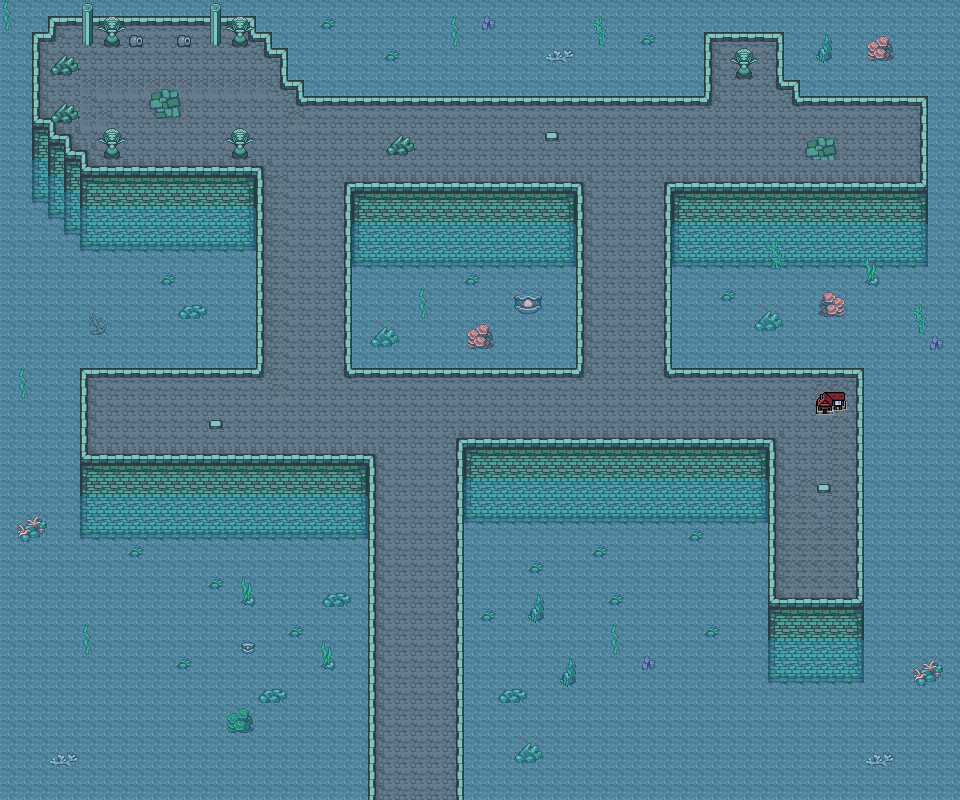

This is a level from a 2D game, rendered from its Tiled map with the project's own tilesets. A one-line summary and the map file follow, with tile-layer data summarised:
An orthogonal 60x50 tile map with 16x16 px tiles, 7 tile layers (Collision, Background, Below Water, Clutterbelowwater, ...), 4 tilesets and 44 objects.

<map version="1.10" tiledversion="1.11.2" orientation="orthogonal" renderorder="right-down" width="60" height="50" tilewidth="16" tileheight="16" infinite="0" nextlayerid="14" nextobjectid="136">
 <editorsettings>
  <export format="tmx" />
 </editorsettings>
 <properties>
  <property name="dungeonEffect" value="{&quot;startBattleWithCard&quot;: [ &quot;Kiora's Follower&quot;, &quot;Bident of Thassa&quot; ]}" />
 </properties>
 <tileset firstgid="1" source="../../../../common/maps/tileset/main.tsx" />
 <tileset firstgid="10113" source="../../../../common/maps/tileset/buildings.tsx" />
 <tileset firstgid="11905" source="../../../../common/maps/tileset/dungeon/dungeon_bis.tsx" />
 <tileset firstgid="28289" source="../../../../common/maps/tileset/main-nocollide.tsx" />
 <layer id="13" name="Collision" width="60" height="50">
  <data>[3000 cells, 17 non-empty, 6 distinct tile ids]</data>
 </layer>
 <layer id="1" name="Background" width="60" height="50">
  <data>[3000 cells, 3000 non-empty, 1 distinct tile ids]</data>
 </layer>
 <layer id="11" name="Below Water" width="60" height="50">
  <data>[3000 cells, 309 non-empty, 12 distinct tile ids]</data>
 </layer>
 <layer id="12" name="Clutterbelowwater" width="60" height="50">
  <data>[3000 cells, 108 non-empty, 43 distinct tile ids]</data>
 </layer>
 <layer id="2" name="Water" width="60" height="50" opacity="0.29">
  <data>[3000 cells, 3000 non-empty, 1 distinct tile ids]</data>
 </layer>
 <layer id="10" name="UpWater" width="60" height="50">
  <data>[3000 cells, 1133 non-empty, 22 distinct tile ids]</data>
 </layer>
 <layer id="3" name="Clutter" width="60" height="50">
  <properties>
   <property name="spriteLayer" type="bool" value="true" />
  </properties>
  <data>[3000 cells, 124 non-empty, 35 distinct tile ids]</data>
 </layer>
 <objectgroup id="4" name="Objects">
  <object id="38" template="../../../../common/maps/obj/entry_up.tx" x="375.987" y="798.657" width="85.7826" height="16">
   <properties>
    <property name="teleport" value="" />
   </properties>
  </object>
  <object id="56" template="../../../../common/maps/obj/enemy.tx" x="809.165" y="147.862" width="16" height="16">
   <properties>
    <property name="defeatDialog">[
	{
	   "text": "Your final strike sends a spray of blood into the now-churning waters all around, dying them red for a moment before the tide washes it away.
'To have stolen from gods, tamed sea serpents the size of castles... and to fall here...' 
She stumbles back, and lands in the waters below with a splash. You consider going in to make sure the job is done, but you're confident her injuries were lethal.",
   "options": [{
      "name": "(Continue)", "action": [{"deleteMapObject":-1}]}]
	}
	]</property>
    <property name="effect">{ "startBattleWithCard": [ "Quest for Ula's Temple|WWK", "Temple of the False God|C17", "Reservoir Kraken", "Reef Worm|MH3", "Ominous Seas|IKO"
 ]}</property>
    <property name="enemy" value="Kiora" />
    <property name="spawn.Easy" type="bool" value="false" />
    <property name="spawn.Normal" type="bool" value="false" />
    <property name="speedModifier" type="float" value="50" />
    <property name="threatRange" type="int" value="50" />
   </properties>
  </object>
  <object id="57" template="../../../../common/maps/obj/enemy.tx" x="611.658" y="261.848">
   <properties>
    <property name="enemy" value="Tatyova" />
    <property name="speedModifier" type="float" value="40" />
    <property name="threatRange" type="int" value="40" />
    <property name="waypoints" value="87,96" />
   </properties>
  </object>
  <object id="60" template="../../../../common/maps/obj/gold.tx" x="152.763" y="52" />
  <object id="65" template="../../../../common/maps/obj/enemy.tx" x="461.069" y="153.625">
   <properties>
    <property name="enemy" value="Tishana" />
    <property name="speedModifier" type="float" value="40" />
    <property name="threatRange" type="int" value="40" />
    <property name="waypoints" value="86,98" />
   </properties>
  </object>
  <object id="67" template="../../../../common/maps/obj/enemy.tx" x="461.71" y="418.224">
   <properties>
    <property name="enemy" value="Kenessos" />
    <property name="speedModifier" type="float" value="40" />
    <property name="threatRange" type="int" value="40" />
    <property name="waypoints" value="88,96" />
   </properties>
  </object>
  <object id="68" template="../../../../common/maps/obj/enemy.tx" x="287.924" y="251.47">
   <properties>
    <property name="enemy" value="Emperor Mihail" />
    <property name="speedModifier" type="float" value="40" />
    <property name="threatRange" type="int" value="40" />
    <property name="waypoints" value="88,118" />
   </properties>
  </object>
  <object id="76" template="../../../../common/maps/obj/enemy.tx" x="405.76" y="479.799">
   <properties>
    <property name="enemy" value="Hakbal" />
    <property name="speedModifier" type="float" value="50" />
    <property name="threatRange" type="int" value="50" />
   </properties>
  </object>
  <object id="78" template="../../../../common/maps/obj/manashards.tx" x="58.6957" y="102.269" />
  <object id="79" template="../../../../common/maps/obj/manashards.tx" x="95.6734" y="407.165" />
  <object id="86" template="../../../../common/maps/obj/waypoint.tx" x="565.802" y="151.958" />
  <object id="87" template="../../../../common/maps/obj/waypoint.tx" x="610.562" y="145.168" />
  <object id="88" template="../../../../common/maps/obj/waypoint.tx" x="290.52" y="423.634" />
  <object id="95" template="../../../../common/maps/obj/manashards.tx" x="737.333" y="101.333" />
  <object id="96" template="../../../../common/maps/obj/waypoint.tx" x="612" y="414" />
  <object id="98" template="../../../../common/maps/obj/waypoint.tx" x="355.333" y="149.333" />
  <object id="101" template="../../../../common/maps/obj/enemy.tx" x="155.333" y="102.666">
   <properties>
    <property name="effect">{ "startBattleWithCard": [ "Silvergill Douser", "Svyelunite Priest", "Svyelunite Temple", "Merrow Commerce"
 ]}</property>
    <property name="enemy" value="Svyelun" />
    <property name="spawn.Easy" type="bool" value="false" />
    <property name="spawn.Normal" type="bool" value="false" />
    <property name="speedModifier" type="float" value="30" />
    <property name="threatRange" type="int" value="50" />
   </properties>
  </object>
  <object id="102" template="../../../../common/maps/obj/collision.tx" x="773.083" y="598.667" width="89.1667" height="88" />
  <object id="103" template="../../../../common/maps/obj/collision.tx" x="56.4168" y="454.667" width="317.833" height="345.814" />
  <object id="104" template="../../../../common/maps/obj/collision.tx" x="459.083" y="439" width="317.833" height="361.284" />
  <object id="105" template="../../../../common/maps/obj/collision.tx" x="299.75" y="86" width="409.833" height="16" />
  <object id="107" template="../../../../common/maps/obj/collision.tx" x="345.75" y="182.333" width="235.166" height="192.666" />
  <object id="108" template="../../../../common/maps/obj/collision.tx" x="27.7503" y="167" width="235.166" height="207.333" />
  <object id="109" template="../../../../common/maps/obj/collision.tx" x="663.084" y="185" width="265.833" height="192.666" />
  <object id="110" template="../../../../common/maps/obj/collision.tx" x="857.083" y="368.667" width="37.1663" height="236.667" />
  <object id="111" template="../../../../common/maps/obj/collision.tx" x="23.0835" y="369" width="64.4997" height="86" />
  <object id="112" template="../../../../common/maps/obj/collision.tx" x="921.417" y="96.3332" width="19.1663" height="89.3337" />
  </objectgroup>
</map>
<!-- 17 of 44 objects omitted -->
